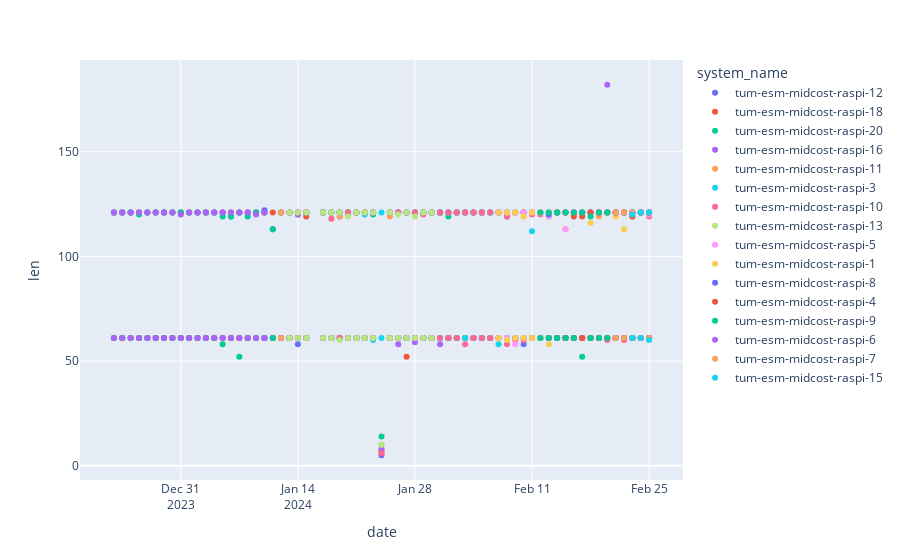

The notebook cell this image was saved under:
### Code cell
fig = px.scatter(df_temp, x="date", y="len", color = "system_name")
fig.show()
